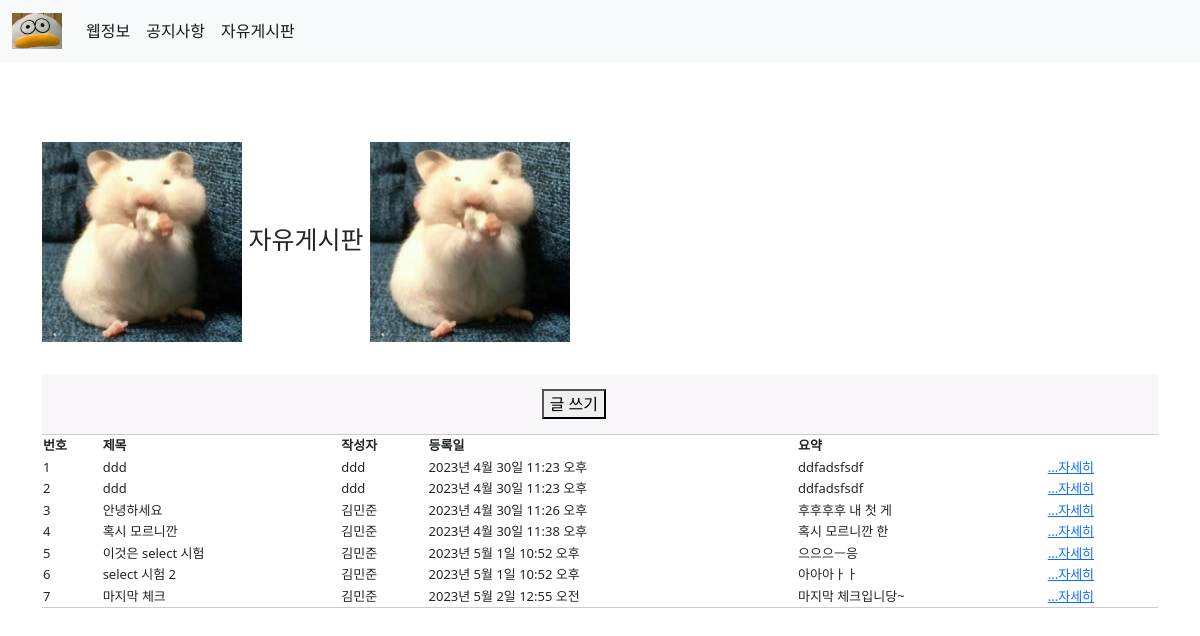
Before: /talking/ with the older database file.
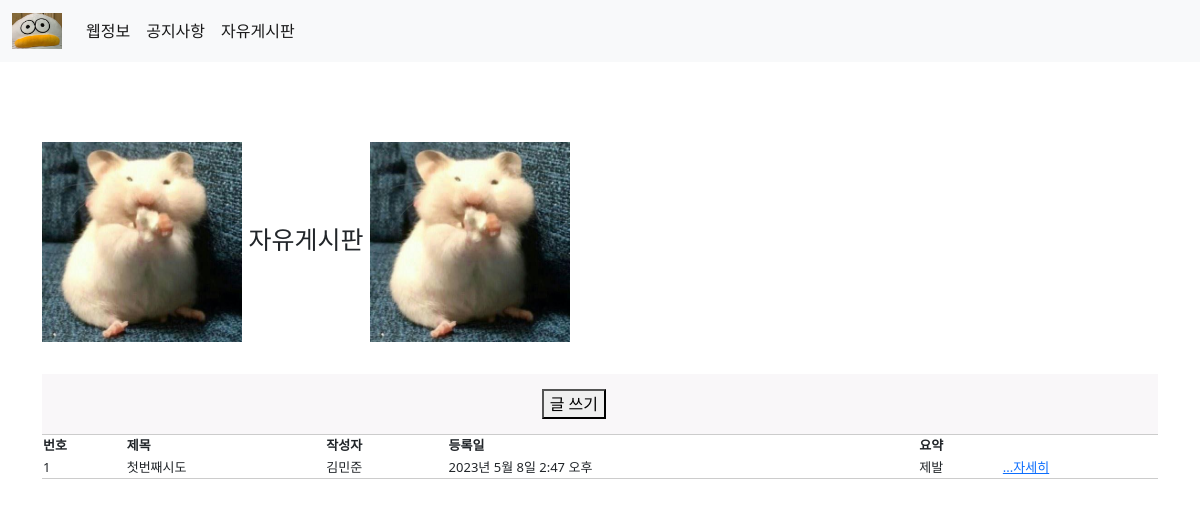
After: the same page with the newer database file.
### main/models.py (models this page shows, shortened)
class Post(models.Model):
    title = models.CharField(max_length = 200)
    writer = models.CharField(max_length = 50)
    pub_date = models.DateTimeField()
    hamster = models.CharField(null=True, max_length = 500)
    weather = models.CharField(null=True, max_length = 50)
    image = models.ImageField(upload_to = 'post/', blank=True, null=True)
    update_image = models.ImageField(upload_to = 'post/update/', blank=True, null=True)
    body = models.TextField()
    def summary(self):
        return self.body[:10]

### main/views.py (the view)
# urls.py: path('talking/', talking, name="talking"),
def talking(request):
    posts=Post.objects.all()
    return render(request, 'main/talking.html', {'posts':posts})

### main/templates/main/talking.html
{% extends 'base.html' %}
{% load static %}
{% block content %}
<section class="notice">
    <div class="page-title">
          <div class="container">
            <img src="{% static 'images/햄스터과일먹는짤.png' %}" style="width:200px; height:200px">
            자유게시판
            <img src="{% static 'images/햄스터과일먹는짤.png' %}" style="width:200px; height:200px">
          </div>
      </div>
      <div id="board-search">
          <div class="container">
              <div class="search-window">
                  <form action="">
                      <div class="search-wrap">
                          <button type="button" onclick="location.href='{% url 'main:new'%}'">글 쓰기</button>
                      </div>
                  </form>
              </div>
          </div>
      </div>
      <div id="board-list">
          <div class="container">
              <table class="board-table">
                  <thead>
                  <tr>
                      <th scope="col" class="th-num">번호</th>
                      <th scope="col" class="th-title">제목</th>
                      <th scope="col" class="th-title">작성자</th>
                      <th scope="col" class="th-date">등록일</th>
                      <th scope="col" class="th-date">요약</th>
                  </tr>
                  </thead>
                  <tbody>
                    <div>
                        {% for post in posts %}
                        <div>
                            <tr>
                                <td scope="col" class="th-num">{{post.id}}</td>
                                <td scope="col" class="th-title">{{post.title}}</td>
                                <td scope="col" class="th-title">{{post.writer}}</td>
                                <td scope="col" class="th-date">{{post.pub_date}}</td>
                                <td scope="col" class="th-title">{{post.summary}}</td>
                                <td scope="col" class="th-title"><a href="{% url 'main:detail' post.id %}">...자세히</a></td>
                            </tr>
                        </div>
                        {% endfor %}
                    </div>
                  </tbody>
              </table>
          </div>
      </div>
</section>
{% endblock %}

### min_project/templates/base.html (shortened to what this page needs)
<!doctype html>
{% load static %}
<html lang="ko">
<head>
    <link rel="stylesheet" type="text/css" href="{% static 'css/project.css' %}">
    <link rel="stylesheet" type="text/css" href="{% static 'css/notice.css' %}">
    <link href="https://cdn.jsdelivr.net/npm/bootstrap@5.1.3/dist/css/bootstrap.min.css" rel="stylesheet">
</head>
<body>
  {% include 'shared/_navbar.html' %}
  {% block content %}
  {% endblock %}
</body>
</html>

### min_project/templates/shared/_navbar.html (shortened to what this page needs)
{% load static %}
<nav class="navbar navbar-expand-lg navbar-light bg-light">
    <div class="container-fluid">
    <a class="navbar-brand" href="{% url 'main:mainpage' %}"><img src="{% static 'images/오리.jpg' %}" style="width:50px"></a>
    <div class="collapse navbar-collapse" id="navbarNav">
        <ul class="navbar-nav">
        <li class="nav-item">
            <a class="nav-link active" aria-current="page" href="{% url 'main:information' %}">웹정보</a>
        </li>
        <li class="nav-item">
            <a class="nav-link active" aria-current="page" href="{% url 'main:notion' %}">공지사항</a>
        </li>
        <li class="nav-item">
            <a class="nav-link active" aria-current="page" href="{% url 'main:talking' %}">자유게시판</a>
        </li>
        </ul>
    </div>
    </div>
  </nav>

### min_project/static/css/notice.css (style rules this page uses)
table { border-collapse: collapse; border-spacing: 0; }
section.notice { padding: 80px 0; }
.page-title { font-size: 25px; display: flex; justify-content: center; margin-bottom: 2rem; }
#board-search .search-window { padding: 15px 0; background-color: #f9f7f9; }
#board-search .search-window .search-wrap { text-align: right; width: 80%; max-width: 564px; }
.board-table { font-size: 13px; width: 100%; border-top: 1px solid #ccc; border-bottom: 1px solid #ccc; }

Changed rows visible on the page:
removed Post: id "2", title "ddd", writer "ddd", pub_date "2023년 4월 30일 11:23 오후", summary "ddfadsfsdf"
removed Post: id "3", title "안녕하세요", writer "김민준", pub_date "2023년 4월 30일 11:26 오후", summary "후후후후 내 첫 게"
removed Post: id "4", title "혹시 모르니깐", writer "김민준", pub_date "2023년 4월 30일 11:38 오후", summary "혹시 모르니깐 한"
removed Post: id "5", title "이것은 select 시험", writer "김민준", pub_date "2023년 5월 1일 10:52 오후", summary "으으으ㅡ응"
removed Post: id "6", title "select 시험 2", writer "김민준", pub_date "2023년 5월 1일 10:52 오후", summary "아아아ㅏㅏ"
removed Post: id "7", title "마지막 체크", writer "김민준", pub_date "2023년 5월 2일 12:55 오전", summary "마지막 체크입니당~"
changed Post id 1: title "ddd" → "첫번째시도"; writer "ddd" → "김민준"; pub_date "2023년 4월 30일 11:23 오후" → "2023년 5월 8일 2:47 오후"; summary "ddfadsfsdf" → "제발"
